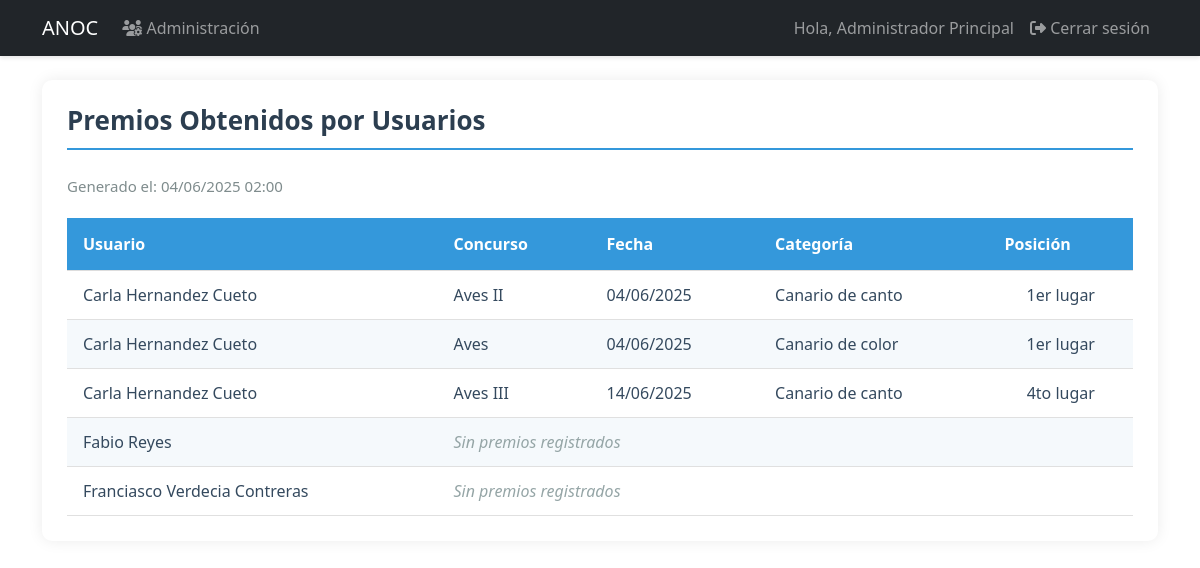
/reports/awards (signed in), run on an earlier commit of the app's database.
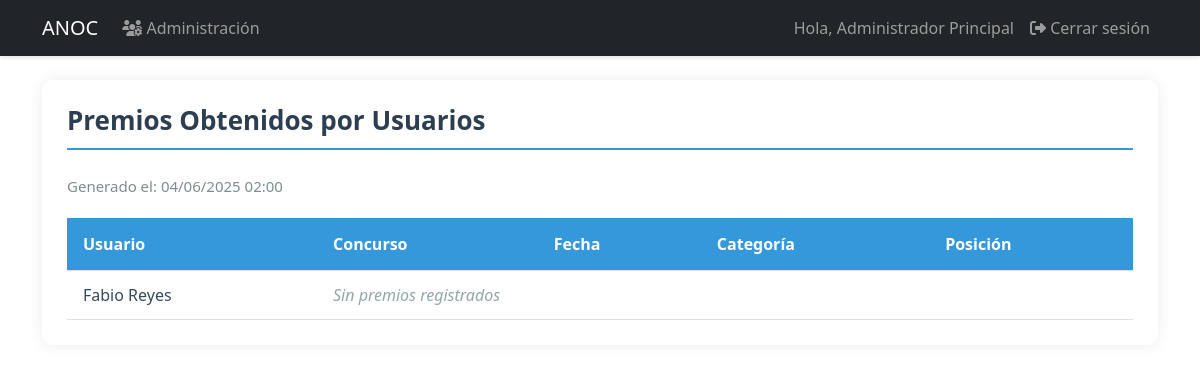
And on a later commit of the database.
### models.py (models this page shows, shortened)
class User(UserMixin, db.Model):
    id = db.Column(db.Integer, primary_key=True)
    username = db.Column(db.String(80), unique=True, nullable=False, index=True)
    email = db.Column(db.String(120), unique=True, nullable=False, index=True)
    password_hash = db.Column(db.String(128))
    role = db.Column(db.String(20), default='user')  # 'admin', 'specialist', 'dependiente', 'user'
    is_associated = db.Column(db.Boolean, default=False, nullable=False)
    full_name = db.Column(db.String(100), nullable=False)
    phone = db.Column(db.String(20), nullable=False)
    profile_image = db.Column(db.String(255))  # Ruta de la imagen de perfil
    last_login = db.Column(db.DateTime)  # Fecha del último inicio de sesión
    is_active = db.Column(db.Boolean, default=True)  # Para manejar cuentas activas/inactivas
    address = db.Column(db.String(200))  # Nuevo campo para dirección
    birds = db.relationship('UserBirds', backref='user', lazy=True, cascade='all, delete-orphan')
    awards = db.relationship('Award', backref='user', lazy=True, cascade='all, delete-orphan')

class Award(db.Model):
    id = db.Column(db.Integer, primary_key=True)
    user_id = db.Column(db.Integer, db.ForeignKey('user.id'), nullable=False)
    contest_name = db.Column(db.String(200), nullable=False)
    award_date = db.Column(db.Date, nullable=False)
    description = db.Column(db.Text)
    category = db.Column(db.String(100))  # Categoría en la que se ganó el premio
    position = db.Column(db.String)  # Posición obtenida (1ro, 2do, etc.)

### app.py (the view)
@app.route('/reports/awards')
@login_required
def awards_report():
    if current_user.role not in ['admin', 'specialist']:
        abort(403)
    associates = db.session.execute(
        select(User)
        .where(User.is_associated == True)
        .order_by(User.full_name)
        .options(db.subqueryload(User.awards))  # Cambiado a subqueryload
    ).scalars().unique().all()  # Añadido unique() y all()
    return render_template('reports/awards_report.html',
                         associates=associates,
                         now=datetime.utcnow())

### app.py (called while the page is built)
@login_manager.user_loader
def load_user(user_id):
    return db.session.get(User, int(user_id))

### templates/reports/awards_report.html (shortened to what this page needs)
{% extends "base.html" %}
{% block content %}
<div class="report-container">
    <h2 class="report-title">Premios Obtenidos por Usuarios</h2>
    <div class="report-header">
        <div class="report-meta">
            <span>Generado el: {{ now.strftime('%d/%m/%Y %H:%M') }}</span>
        </div>
    </div>
    <table class="report-table">
        <thead>
            <tr>
                <th>Usuario</th>
                <th>Concurso</th>
                <th>Fecha</th>
                <th>Categoría</th>
                <th>Posición</th>
            </tr>
        </thead>
        <tbody>
            {% for user in associates %}
                {% for award in user.awards %}
                <tr>
                    <td>{{ user.full_name }}</td>
                    <td>{{ award.contest_name }}</td>
                    <td>{{ award.award_date.strftime('%d/%m/%Y') }}</td>
                    <td>{{ award.category }}</td>
                    <td class="text-center">{{ award.position }}</td>
                </tr>
                {% else %}
                <tr>
                    <td>{{ user.full_name }}</td>
                    <td colspan="4" class="text-muted">Sin premios registrados</td>
                </tr>
                {% endfor %}
            {% endfor %}
        </tbody>
    </table>
</div>
{% endblock %}

### templates/base.html (shortened to what this page needs)
<!DOCTYPE html>
<html lang="es">
<head>
    <link href="https://cdn.jsdelivr.net/npm/bootstrap@5.3.0/dist/css/bootstrap.min.css" rel="stylesheet">
    <link href="https://cdnjs.cloudflare.com/ajax/libs/font-awesome/6.4.0/css/all.min.css" rel="stylesheet">
    <link rel="stylesheet" href="{{ url_for('static', filename='css/styles.css') }}">
</head>
<body>
    <nav class="navbar navbar-expand-lg navbar-dark bg-dark">
        <div class="container">
            <a class="navbar-brand" href="{{ url_for('dashboard') }}">ANOC</a>
            <div class="collapse navbar-collapse" id="navbarNav">
                <ul class="navbar-nav me-auto">
                    {% if current_user.is_authenticated and current_user.role == 'admin' %}
                        <li class="nav-item">
                            <a class="nav-link" href="{{ url_for('admin_users') }}">
                                <i class="fas fa-users-cog"></i> Administración
                            </a>
                        </li>
                    {% endif %}
                </ul>
                <ul class="navbar-nav">
                    {% if current_user.is_authenticated %}
                        <li class="nav-item">
                            <span class="nav-link">Hola, {{ current_user.full_name }}</span>
                        </li>
                        <li class="nav-item">
                            <a class="nav-link" href="{{ url_for('logout') }}">
                                <i class="fas fa-sign-out-alt"></i> Cerrar sesión
                            </a>
                        </li>
                    {% else %}
                        <li class="nav-item">
                            <a class="nav-link" href="{{ url_for('login') }}">
                                <i class="fas fa-sign-in-alt"></i> Iniciar sesión
                            </a>
                        </li>
                    {% endif %}
                </ul>
            </div>
        </div>
    </nav>
    <div class="container mt-4">
        {% block content %}{% endblock %}
    </div>
</body>
</html>

### static/css/styles.css (style rules this page uses)
.navbar { box-shadow: 0 2px 4px rgba(0,0,0,0.1); }
:root { --primary-color: #2c3e50; --secondary-color: #4CAF50; --light-gray: #f8f9fa; --medium-gray: #e9ecef; --dark-gray: #6c757d; --text-color: #495057; --white: #ffffff; }
.text-muted { color: #6c757d !important; font-style: italic; }
.report-container { padding: 20px; max-width: 100%; overflow-x: auto; }
.report-title { color: #0b0b0b; margin-bottom: 20px; }
.report-header { display: flex; justify-content: space-between; margin-bottom: 20px; }
.report-table { width: 100%; border-collapse: collapse; }
.report-table th, .report-table td { padding: 12px 15px; text-align: left; border-bottom: 1px solid #ddd; }
.report-table th { background-color: #f8f9fa; font-weight: 600; }
.report-container { font-family: 'Segoe UI', Tahoma, Geneva, Verdana, sans-serif; max-width: 100%; margin: 20px auto; padding: 25px; background: white; box-shadow: 0 0 15px rgba(0, 0, 0, 0.08); border-radius: 10px; }
.report-title { color: #2c3e50; border-bottom: 2px solid #f39c12; padding-bottom: 12px; margin-bottom: 25px; font-size: 26px; font-weight: 600; }
.report-meta { color: #7f8c8d; font-size: 15px; }
.report-table { width: 100%; border-collapse: collapse; min-width: 700px; }
.report-table th { background-color: #f39c12; color: white; padding: 14px 16px; text-align: left; font-weight: 600; }
.report-table td { padding: 12px 16px; border-bottom: 1px solid #e0e0e0; color: #34495e; }
.text-muted { color: #95a5a6 !important; font-style: italic; }
.report-title { color: #2c3e50; border-bottom: 2px solid #3498db; padding-bottom: 12px; margin-bottom: 25px; font-size: 26px; font-weight: 600; }
.report-table th { background-color: #3498db; color: white; padding: 14px 16px; text-align: left; font-weight: 600; }

What changed in the data, as far as the page shows it:
removed User: full_name "Carla Hernandez Cueto"
removed Award: contest_name "Aves II", award_date "04/06/2025", category "Canario de canto", position "1er lugar"
removed Award: contest_name "Aves", award_date "04/06/2025", category "Canario de color", position "1er lugar"
removed Award: contest_name "Aves III", award_date "14/06/2025", category "Canario de canto", position "4to lugar"
removed User: full_name "Franciasco Verdecia Contreras"
